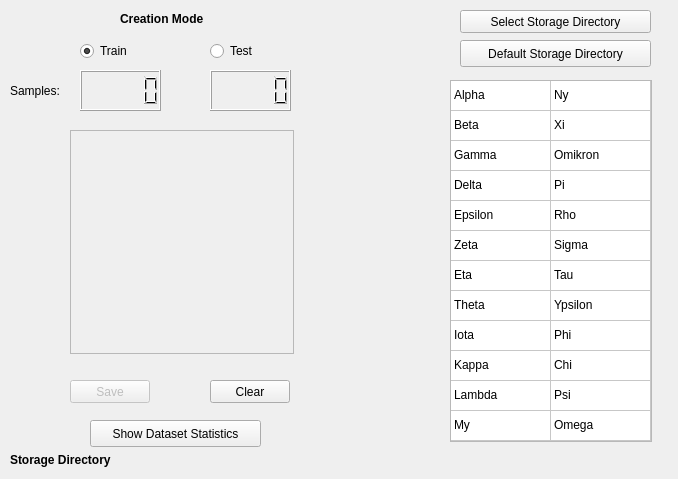
<?xml version="1.0" encoding="UTF-8"?>
<ui version="4.0">
 <class>Dialog</class>
 <widget class="QDialog" name="Dialog">
  <property name="geometry">
   <rect>
    <x>0</x>
    <y>0</y>
    <width>678</width>
    <height>479</height>
   </rect>
  </property>
  <property name="minimumSize">
   <size>
    <width>678</width>
    <height>479</height>
   </size>
  </property>
  <property name="maximumSize">
   <size>
    <width>678</width>
    <height>479</height>
   </size>
  </property>
  <property name="windowTitle">
   <string>Dataset Creation - Train &amp; Test</string>
  </property>
  <widget class="QFrame" name="frame">
   <property name="geometry">
    <rect>
     <x>70</x>
     <y>130</y>
     <width>224</width>
     <height>224</height>
    </rect>
   </property>
   <property name="frameShape">
    <enum>QFrame::StyledPanel</enum>
   </property>
   <property name="frameShadow">
    <enum>QFrame::Raised</enum>
   </property>
  </widget>
  <widget class="QTableWidget" name="tableWidget">
   <property name="enabled">
    <bool>true</bool>
   </property>
   <property name="geometry">
    <rect>
     <x>450</x>
     <y>80</y>
     <width>202</width>
     <height>362</height>
    </rect>
   </property>
   <property name="verticalScrollBarPolicy">
    <enum>Qt::ScrollBarAsNeeded</enum>
   </property>
   <property name="editTriggers">
    <set>QAbstractItemView::NoEditTriggers</set>
   </property>
   <property name="selectionMode">
    <enum>QAbstractItemView::SingleSelection</enum>
   </property>
   <property name="showGrid">
    <bool>true</bool>
   </property>
   <property name="gridStyle">
    <enum>Qt::SolidLine</enum>
   </property>
   <property name="wordWrap">
    <bool>true</bool>
   </property>
   <property name="cornerButtonEnabled">
    <bool>true</bool>
   </property>
   <property name="columnCount">
    <number>2</number>
   </property>
   <attribute name="horizontalHeaderVisible">
    <bool>false</bool>
   </attribute>
   <attribute name="verticalHeaderVisible">
    <bool>false</bool>
   </attribute>
   <row>
    <property name="text">
     <string>1</string>
    </property>
   </row>
   <row>
    <property name="text">
     <string>2</string>
    </property>
   </row>
   <row>
    <property name="text">
     <string>3</string>
    </property>
   </row>
   <row>
    <property name="text">
     <string>4</string>
    </property>
   </row>
   <row>
    <property name="text">
     <string>5</string>
    </property>
   </row>
   <row>
    <property name="text">
     <string>6</string>
    </property>
   </row>
   <row>
    <property name="text">
     <string>7</string>
    </property>
   </row>
   <row>
    <property name="text">
     <string>8</string>
    </property>
   </row>
   <row>
    <property name="text">
     <string>9</string>
    </property>
   </row>
   <row>
    <property name="text">
     <string>10</string>
    </property>
   </row>
   <row>
    <property name="text">
     <string>11</string>
    </property>
   </row>
   <row>
    <property name="text">
     <string>12</string>
    </property>
   </row>
   <column>
    <property name="text">
     <string>1</string>
    </property>
   </column>
   <column>
    <property name="text">
     <string>2</string>
    </property>
   </column>
   <item row="0" column="0">
    <property name="text">
     <string>Alpha</string>
    </property>
    <property name="toolTip">
     <string/>
    </property>
    <property name="flags">
     <set>ItemIsSelectable|ItemIsEnabled</set>
    </property>
   </item>
   <item row="0" column="1">
    <property name="text">
     <string>Ny</string>
    </property>
    <property name="flags">
     <set>ItemIsSelectable|ItemIsEnabled</set>
    </property>
   </item>
   <item row="1" column="0">
    <property name="text">
     <string>Beta</string>
    </property>
    <property name="flags">
     <set>ItemIsSelectable|ItemIsEnabled</set>
    </property>
   </item>
   <item row="1" column="1">
    <property name="text">
     <string>Xi</string>
    </property>
    <property name="flags">
     <set>ItemIsSelectable|ItemIsEnabled</set>
    </property>
   </item>
   <item row="2" column="0">
    <property name="text">
     <string>Gamma</string>
    </property>
    <property name="flags">
     <set>ItemIsSelectable|ItemIsEnabled</set>
    </property>
   </item>
   <item row="2" column="1">
    <property name="text">
     <string>Omikron</string>
    </property>
    <property name="flags">
     <set>ItemIsSelectable|ItemIsEnabled</set>
    </property>
   </item>
   <item row="3" column="0">
    <property name="text">
     <string>Delta</string>
    </property>
    <property name="flags">
     <set>ItemIsSelectable|ItemIsEnabled</set>
    </property>
   </item>
   <item row="3" column="1">
    <property name="text">
     <string>Pi</string>
    </property>
    <property name="flags">
     <set>ItemIsSelectable|ItemIsEnabled</set>
    </property>
   </item>
   <item row="4" column="0">
    <property name="text">
     <string>Epsilon</string>
    </property>
    <property name="flags">
     <set>ItemIsSelectable|ItemIsEnabled</set>
    </property>
   </item>
   <item row="4" column="1">
    <property name="text">
     <string>Rho</string>
    </property>
    <property name="flags">
     <set>ItemIsSelectable|ItemIsEnabled</set>
    </property>
   </item>
   <item row="5" column="0">
    <property name="text">
     <string>Zeta</string>
    </property>
    <property name="flags">
     <set>ItemIsSelectable|ItemIsEnabled</set>
    </property>
   </item>
   <item row="5" column="1">
    <property name="text">
     <string>Sigma</string>
    </property>
    <property name="flags">
     <set>ItemIsSelectable|ItemIsEnabled</set>
    </property>
   </item>
   <item row="6" column="0">
    <property name="text">
     <string>Eta</string>
    </property>
    <property name="flags">
     <set>ItemIsSelectable|ItemIsEnabled</set>
    </property>
   </item>
   <item row="6" column="1">
    <property name="text">
     <string>Tau</string>
    </property>
    <property name="flags">
     <set>ItemIsSelectable|ItemIsEnabled</set>
    </property>
   </item>
   <item row="7" column="0">
    <property name="text">
     <string>Theta</string>
    </property>
    <property name="flags">
     <set>ItemIsSelectable|ItemIsEnabled</set>
    </property>
   </item>
   <item row="7" column="1">
    <property name="text">
     <string>Ypsilon</string>
    </property>
    <property name="flags">
     <set>ItemIsSelectable|ItemIsEnabled</set>
    </property>
   </item>
   <item row="8" column="0">
    <property name="text">
     <string>Iota</string>
    </property>
    <property name="flags">
     <set>ItemIsSelectable|ItemIsEnabled</set>
    </property>
   </item>
   <item row="8" column="1">
    <property name="text">
     <string>Phi</string>
    </property>
    <property name="flags">
     <set>ItemIsSelectable|ItemIsEnabled</set>
    </property>
   </item>
   <item row="9" column="0">
    <property name="text">
     <string>Kappa</string>
    </property>
    <property name="flags">
     <set>ItemIsSelectable|ItemIsEnabled</set>
    </property>
   </item>
   <item row="9" column="1">
    <property name="text">
     <string>Chi</string>
    </property>
    <property name="flags">
     <set>ItemIsSelectable|ItemIsEnabled</set>
    </property>
   </item>
   <item row="10" column="0">
    <property name="text">
     <string>Lambda</string>
    </property>
    <property name="flags">
     <set>ItemIsSelectable|ItemIsEnabled</set>
    </property>
   </item>
   <item row="10" column="1">
    <property name="text">
     <string>Psi</string>
    </property>
    <property name="flags">
     <set>ItemIsSelectable|ItemIsEnabled</set>
    </property>
   </item>
   <item row="11" column="0">
    <property name="text">
     <string>My</string>
    </property>
    <property name="flags">
     <set>ItemIsSelectable|ItemIsEnabled</set>
    </property>
   </item>
   <item row="11" column="1">
    <property name="text">
     <string>Omega</string>
    </property>
    <property name="flags">
     <set>ItemIsSelectable|ItemIsEnabled</set>
    </property>
   </item>
  </widget>
  <widget class="QPushButton" name="save">
   <property name="enabled">
    <bool>false</bool>
   </property>
   <property name="geometry">
    <rect>
     <x>70</x>
     <y>380</y>
     <width>80</width>
     <height>23</height>
    </rect>
   </property>
   <property name="text">
    <string>Save</string>
   </property>
  </widget>
  <widget class="QPushButton" name="FileDialog">
   <property name="enabled">
    <bool>true</bool>
   </property>
   <property name="geometry">
    <rect>
     <x>460</x>
     <y>10</y>
     <width>191</width>
     <height>23</height>
    </rect>
   </property>
   <property name="text">
    <string>Select Storage Directory</string>
   </property>
  </widget>
  <widget class="QLabel" name="storage_directory">
   <property name="geometry">
    <rect>
     <x>10</x>
     <y>450</y>
     <width>661</width>
     <height>20</height>
    </rect>
   </property>
   <property name="font">
    <font>
     <weight>75</weight>
     <bold>true</bold>
    </font>
   </property>
   <property name="text">
    <string>Storage Directory</string>
   </property>
  </widget>
  <widget class="QPushButton" name="clear">
   <property name="enabled">
    <bool>true</bool>
   </property>
   <property name="geometry">
    <rect>
     <x>210</x>
     <y>380</y>
     <width>80</width>
     <height>23</height>
    </rect>
   </property>
   <property name="text">
    <string>Clear</string>
   </property>
  </widget>
  <widget class="QRadioButton" name="radio_btn_train">
   <property name="geometry">
    <rect>
     <x>80</x>
     <y>40</y>
     <width>71</width>
     <height>22</height>
    </rect>
   </property>
   <property name="text">
    <string>Train</string>
   </property>
   <property name="checked">
    <bool>true</bool>
   </property>
  </widget>
  <widget class="QRadioButton" name="radio_btn_test">
   <property name="geometry">
    <rect>
     <x>210</x>
     <y>40</y>
     <width>71</width>
     <height>22</height>
    </rect>
   </property>
   <property name="text">
    <string>Test</string>
   </property>
  </widget>
  <widget class="QPushButton" name="storage_selection_default">
   <property name="geometry">
    <rect>
     <x>460</x>
     <y>40</y>
     <width>191</width>
     <height>27</height>
    </rect>
   </property>
   <property name="text">
    <string>Default Storage Directory</string>
   </property>
  </widget>
  <widget class="QLabel" name="label">
   <property name="geometry">
    <rect>
     <x>120</x>
     <y>10</y>
     <width>111</width>
     <height>17</height>
    </rect>
   </property>
   <property name="font">
    <font>
     <weight>75</weight>
     <bold>true</bold>
    </font>
   </property>
   <property name="text">
    <string>Creation Mode</string>
   </property>
  </widget>
  <widget class="QLCDNumber" name="lcd_samples_train">
   <property name="geometry">
    <rect>
     <x>80</x>
     <y>70</y>
     <width>81</width>
     <height>41</height>
    </rect>
   </property>
  </widget>
  <widget class="QLCDNumber" name="lcd_samples_test">
   <property name="geometry">
    <rect>
     <x>210</x>
     <y>70</y>
     <width>81</width>
     <height>41</height>
    </rect>
   </property>
  </widget>
  <widget class="QLabel" name="label_2">
   <property name="geometry">
    <rect>
     <x>10</x>
     <y>70</y>
     <width>71</width>
     <height>41</height>
    </rect>
   </property>
   <property name="text">
    <string>Samples:</string>
   </property>
  </widget>
  <widget class="QPushButton" name="btn_show_statistic">
   <property name="geometry">
    <rect>
     <x>90</x>
     <y>420</y>
     <width>171</width>
     <height>27</height>
    </rect>
   </property>
   <property name="text">
    <string>Show Dataset Statistics</string>
   </property>
  </widget>
 </widget>
 <resources/>
 <connections/>
</ui>
